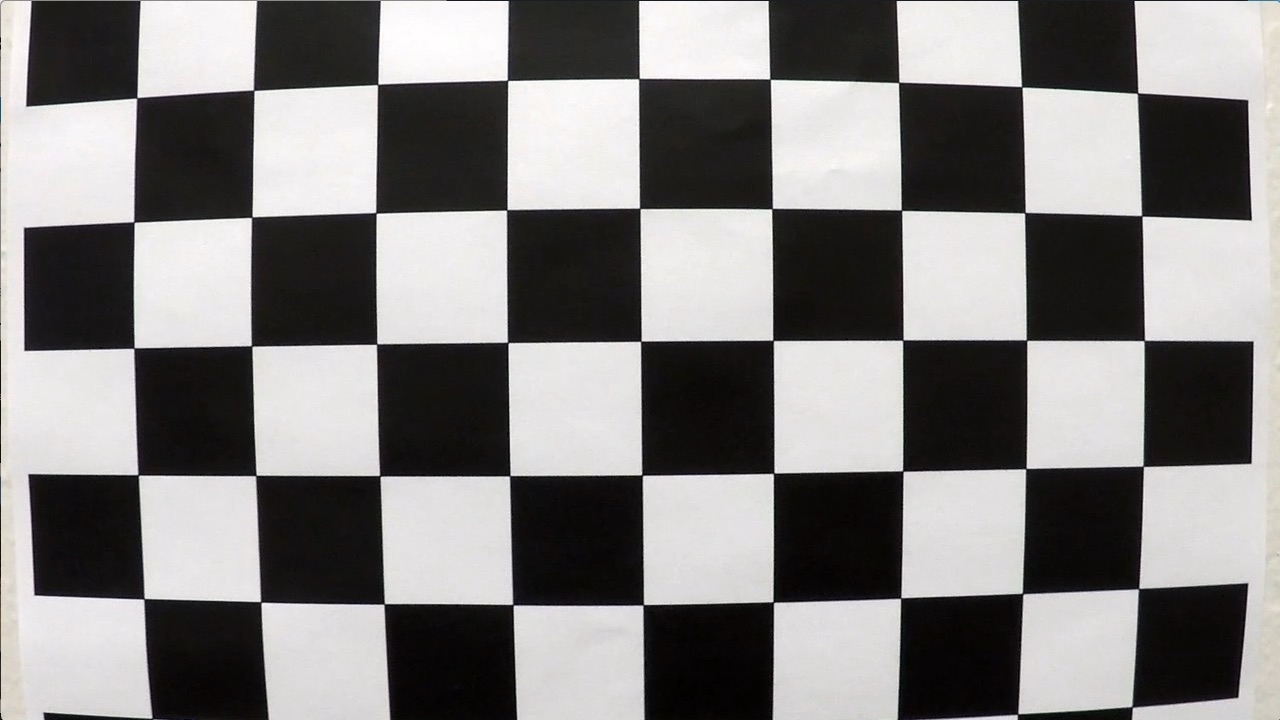
#> input picture camera_cal/calibration1.jpg, 1280 x 720 px; its folder holds only this picture in this run
$ jupyter execute --allow-errors 'Advanced Lane Line.ipynb'   (shell and % lines are left out)   (older library calls are emulated)
#> lines starting #> are read from the running program, lines starting #| are printed output that depends on the picture
# Advanced Lane Finding Project

## The goals / steps of this project are the following:

1 Compute the camera calibration matrix and distortion coefficients given a set of chessboard images.

2 Apply a distortion correction to raw images.

3 Use color transforms, gradients, etc., to create a thresholded binary image.

4 Apply a perspective transform to rectify binary image ("birds-eye view").

5 Detect lane pixels and fit to find the lane boundary.

6 Determine the curvature of the lane and vehicle position with respect to center.

7 Warp the detected lane boundaries back onto the original image.

8 Output visual display of the lane boundaries and numerical estimation of lane curvature and vehicle position.

## Import

[cell 1]
import os
import pickle
import numpy as np
import cv2
import glob
import matplotlib.pyplot as plt
from matplotlib.patches import Polygon
import matplotlib.image as mpimg
# matplotlib inline is necessary to output an image in Jupyter notebook
nx = 9
ny = 6

## Input for text plotting on graphs

[cell 2]
font1                   = cv2.FONT_HERSHEY_SIMPLEX
bottomLeftCornerOfText1 = (400,50)
bottomLeftCornerOfText2 = (400,100)
bottomLeftCornerOfText3 = (400,150)
bottomLeftCornerOfText4 = (400,200)
fontScale1              = 1
fontColor1              = (255,255,255)
lineType1               = 2

## Calibrate Camera Function

[cell 3]
def calibrate_camera():
    objp = np.zeros((9 * 6, 3), np.float32)
#> objp = 54 rows, first 8: [0, 0, 0], [0, 0, 0], [0, 0, 0], [0, 0, 0], [0, 0, 0], [0, 0, 0], [0, 0, 0], [0, 0, 0]
    objp[:,:2] = np.mgrid[0:9, 0:6].T.reshape(-1, 2)

    # 1. Arrays to store object points and image points from all the images.
    objpoints = [] # 3d points in real world space
    imgpoints = [] # 2d points in image plane.

    # Make a list of calibration images
    #images = glob.glob('./camera_cal/calibration*.jpg')

    # 2. Take all images from the camera_cal folder to undistort
    os.listdir("camera_cal/")
    for filename in os.listdir("camera_cal/"):
        #  2.1 Reading files for filename
        img = mpimg.imread("camera_cal/" + filename)
#> img is the input picture: shape (720, 1280, 3); mean R, G, B 130.1, 128.4, 127.8

    # Step through the list and search for chessboard corners
    #for i, fname in enumerate(images):
    #img = cv2.imread(fname)

        #  2.2 gray scale image
        gray = cv2.cvtColor(img, cv2.COLOR_RGB2GRAY)

        #  2.3 Find the chessboard corners
        ret, corners = cv2.findChessboardCorners(gray, (9, 6), None)
#> ret = False; corners = None

        #  2.4 If found, add (append) object points, image points
        if ret == True:
            objpoints.append(objp)
            imgpoints.append(corners)
            #  2.4.1 Draw the corners
            corner = cv2.drawChessboardCorners(img, (9, 6), corners, ret)
            mpimg.imsave("camera_corner/" + filename, corner)

        # 2.5 Camera calibration, given object points, image points, and the shape of the grayscale image
        ret, mtx, dist, rvecs, tvecs = cv2.calibrateCamera(objpoints, imgpoints, gray.shape[::-1], None, None)

        # 3. Plot the result, the images.
        #plt.imshow(corner)
    return ret, mtx, dist, rvecs, tvecs

## Visualize Corners detected

#> (a cell that did not finish here is left out)

## Chessboard Images

#> (a cell that did not finish here is left out)

## Visualize Undistorted Chessboard Image

#> (a cell that did not finish here is left out)

## Sobel Threshold Function

[cell 7]
# [31 lines left out: function abs_sobel_thresh, not called in this run]

## Magnitude of the Gradient Function

[cell 8]
# [25 lines left out: function mag_thresh, not called in this run]

## Direction Threshold Function

[cell 9]
# [10 lines left out: function dir_threshold, not called in this run]

## HLS Color Threshold Function

[cell 10]
# [18 lines left out: function hls_select, not called in this run]

## HSV Color Thershold Function

[cell 11]
# [18 lines left out: function hsv_select, not called in this run]

## Perspective Transform Function

[cell 12]
# [40 lines left out: function corners_unwarp, not called in this run]

## Finding Lanes - Histogram Function

[cell 13]
def hist(img):
    # TO-DO: Grab only the bottom half of the image
    # Lane lines are likely to be mostly vertical nearest to the car
    #histogram = np.sum(img[:,:,0],axis = 0)
    bottom_half = img[img.shape[0]//2:,:]

    # Sum across image pixels vertically - make sure to set an `axis`
    # i.e. the highest areas of vertical lines should be larger values
    histogram = np.sum(bottom_half, axis=0)


    return histogram

## Finding Lane - Implement Sliding Windows and Fit a Polynomial Function

[cell 14]
# [112 lines left out: functions find_lane_pixels, fit_polynomial, not called in this run]

## Finding Lane - Search around poly Function

[cell 15]
# [67 lines left out: function search_around_poly, not called in this run]

## Measuring Curvature in Pixels

[cell 16]
# [20 lines left out: function measure_curvature_pixels, not called in this run]

## Measuring curvature of the lanes and Vehicle position wrt center

[cell 17]
# [38 lines left out: function measure_curvature_realm, not called in this run]

## Test Images and Create Outputs - Pipeline

#> (a cell that did not finish here is left out)

## Perspective View of Image Check - To do for creating M and Minv matrix
## This step is required to be ran before running the Image and Video pipeline

[cell 19]
# 2.1 Reading files for folder test_images
image = mpimg.imread('./test_images/test6.jpg')
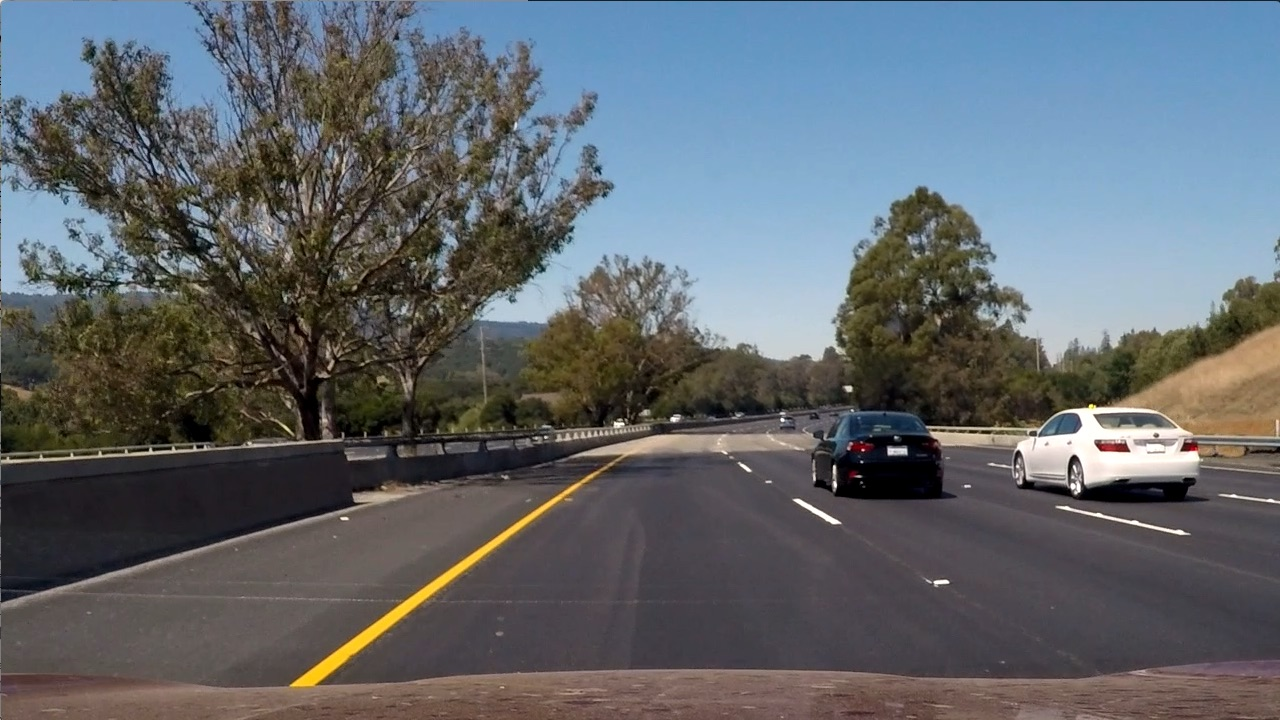
#> input picture test_images/test6.jpg, 1280 x 720 px
#> image is the input picture: shape (720, 1280, 3); mean R, G, B 97, 102.6, 107.9

# 2.2 call the undistort function
#> (the rest of this cell did not finish here and is left out)

## Dump perspective matrix and inverse matrix in pickle for later use

#> (a cell that did not finish here is left out)

## Histogram of Image Check

[cell 21]
# 1.1 Reading files for folder test_images
image1 = mpimg.imread('./output_images/test_images_birdeye/test6.jpg')/255
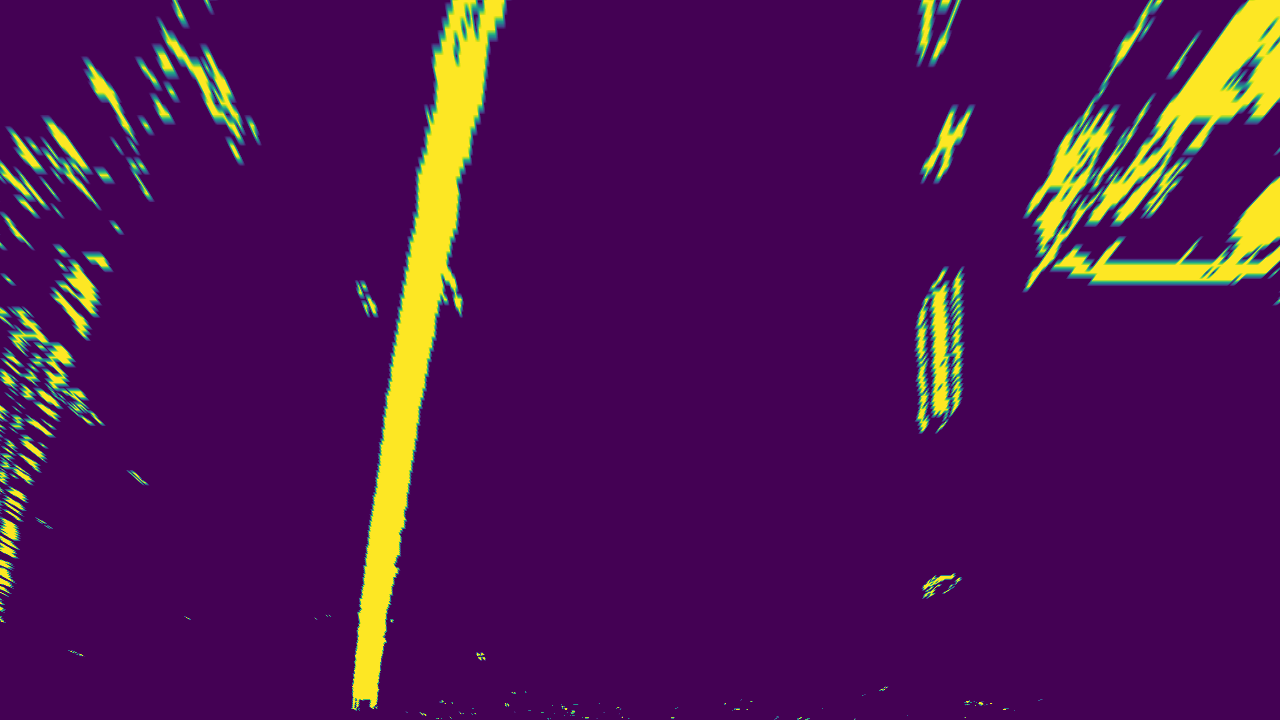
#> input picture output_images/test_images_birdeye/test6.jpg, 1280 x 720 px
# 1.2 call the histogram function
histogram = hist(image1)
#> in hist, `bottom_half = img[img.shape[0]//2:,:]`:
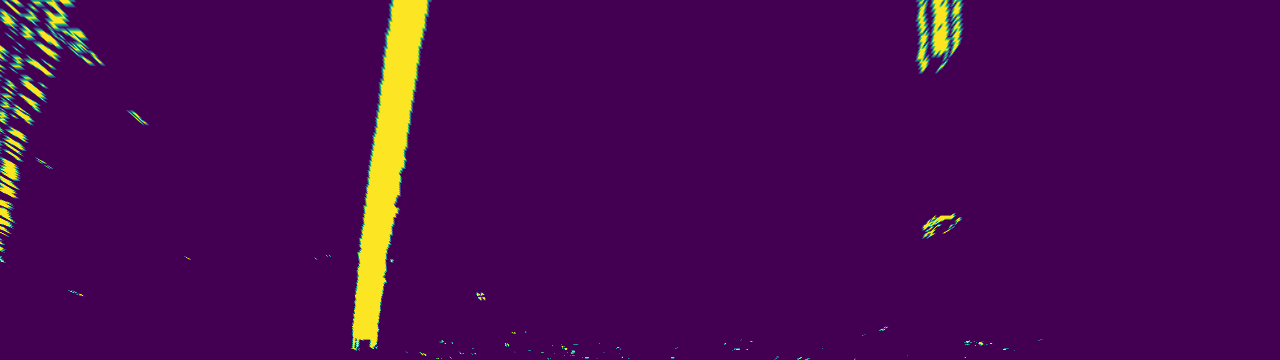
#> bottom_half: shape (360, 1280, 4) float32; mean R, G, B, A 0.00112, 0.000148, 0.00128, 0.00391; drawn with min black and max white
#> in hist, `histogram = np.sum(bottom_half, axis=0)`: histogram = 1280 rows, first 6: [0.491, 0.347, 0.502, 1.41], [0.494, 0.363, 0.494, 1.41], [0.5, 0.368, 0.49, 1.41], [0.51, 0.38, 0.482, 1.41], [0.532, 0.381, 0.472, 1.41], [0.524, 0.38, 0.475, 1.41]


# 1.3 Plot the final result
plt.plot(histogram)

plt.figure(figsize=(24,9))
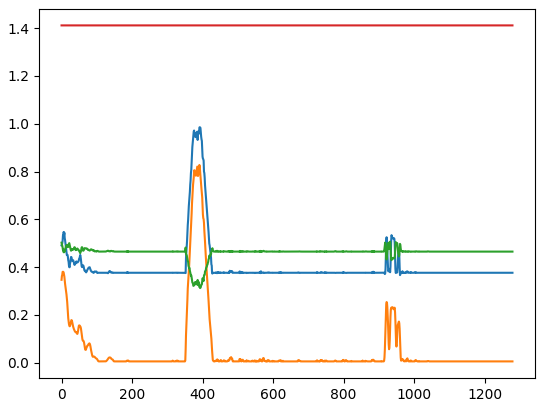
#> figure drawn by matplotlib, 1 panel; curve peaks at x = 392, y = 0.986; curve peaks at x = 391, y = 0.828; curve peaks at x = 932, y = 0.507

## Running the Pipeline on an Image

[cell 22]
# 2.1 Reading files for folder test_images
image = mpimg.imread('./test_images/test3.jpg')
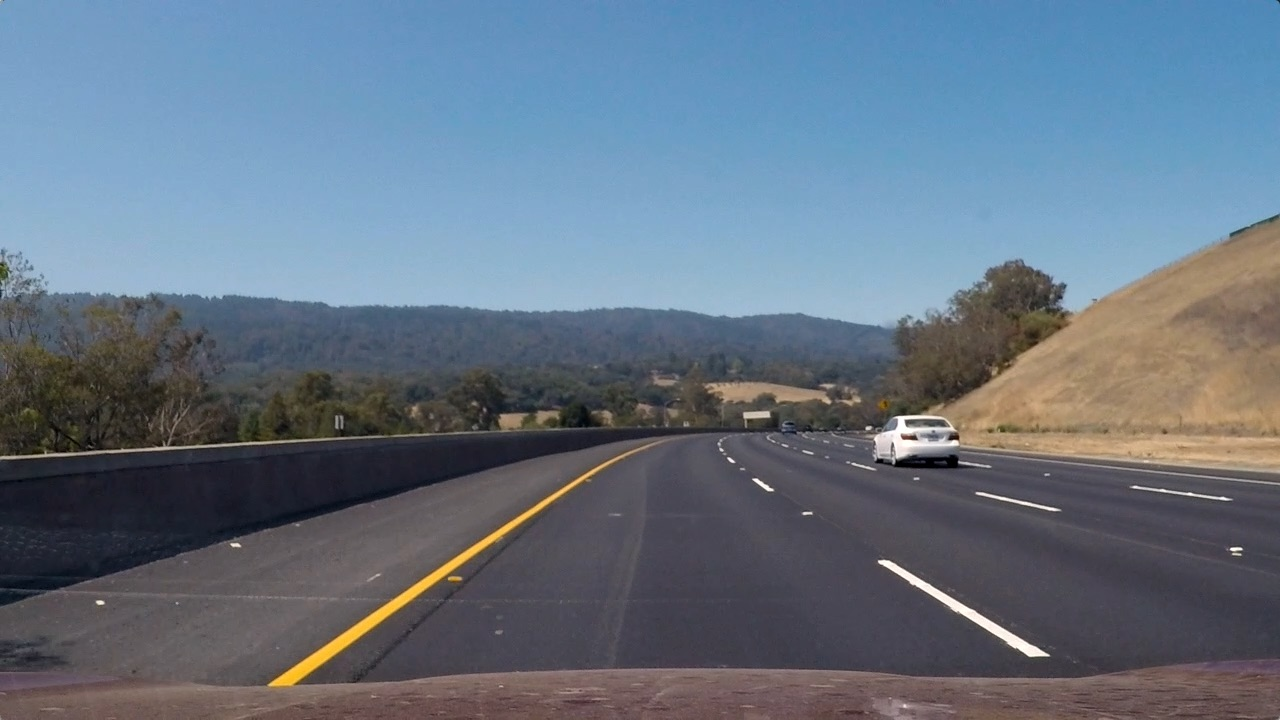
#> input picture test_images/test3.jpg, 1280 x 720 px
#> image is the input picture: shape (720, 1280, 3); mean R, G, B 101.1, 115.3, 130.7

# 2.2 call the undistort function
#> (the rest of this cell did not finish here and is left out)
